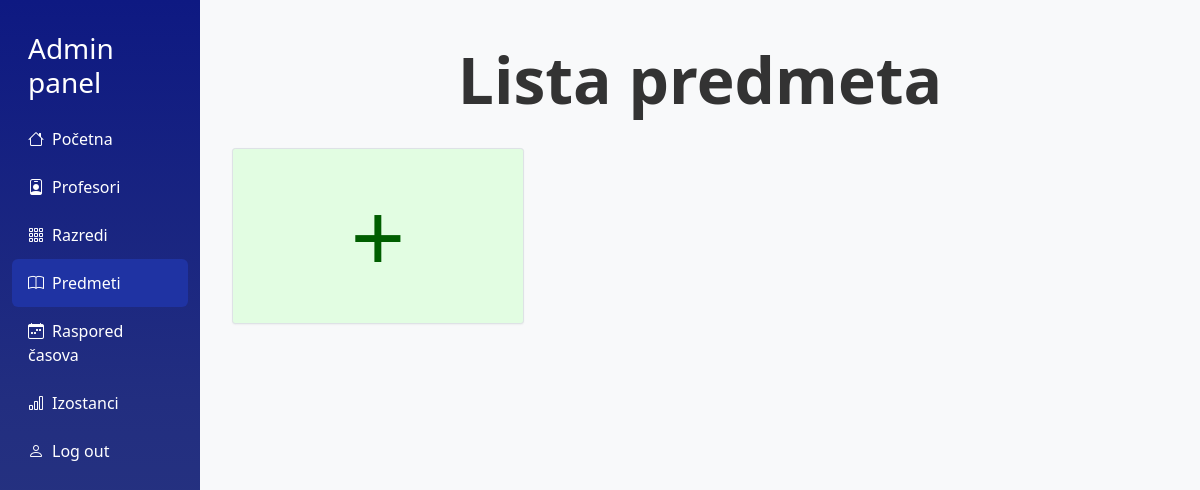
/admin/prikazipredmete.php (signed in), run on an earlier commit of the app's database.
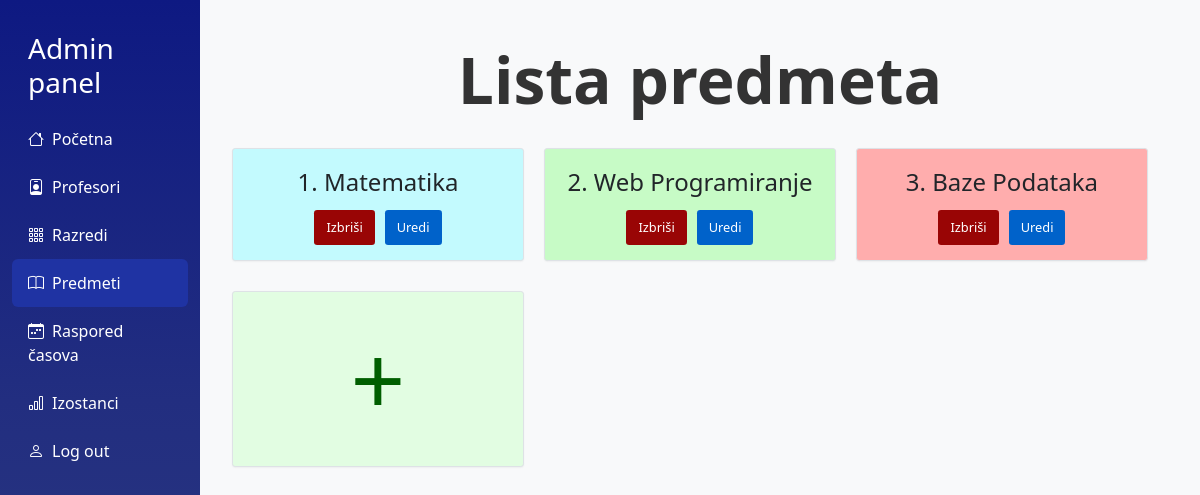
And on a later commit of the database.
### tables this page shows
CREATE TABLE `predmet` (
  `predmet_id` int(11) NOT NULL,
  `ime_predmeta` varchar(75) DEFAULT NULL,
  `boja` varchar(10) DEFAULT NULL
);

### admin/prikazipredmete.php (the view, shortened to what this page needs)
<?php
    require_once("../includes/admincheck.php");
?>
<!DOCTYPE html>
<html lang="sr">
<head>
    <link href="https://cdn.jsdelivr.net/npm/bootstrap@5.3.3/dist/css/bootstrap.min.css" rel="stylesheet">
    <link href="https://cdn.jsdelivr.net/npm/bootstrap-icons/font/bootstrap-icons.css" rel="stylesheet">
    <link rel="stylesheet" href="../css/dashboard.css">
    <link rel="stylesheet" href="../css/kartica.css">
</head>
<body>
    <div class="container-fluid">
        <div class="row">
            <nav class="col-md-2 sidebar">
                <h5 class="px-3 fs-3 my-3">Admin panel</h5>
                <a href="dashboard.php"><i class="bi bi-house me-2"></i>Početna</a>
                <a href="prikaziprofesore.php"><i class="bi bi-person-badge me-2"></i>Profesori</a>
                <div class="dropdown-container">
                    <a href="#"><i class="bi bi-grid-3x3-gap me-2"></i>Razredi</a>
                </div>
                <a href="prikazipredmete.php" class="active"><i class="bi bi-book me-2"></i>Predmeti</a>
                <a href="#"><i class="bi bi-calendar-week me-2"></i>Raspored časova</a>
                <a href="#"><i class="bi bi-bar-chart me-2"></i>Izostanci</a>
                <a href="../logout.php"><i class="bi bi-person me-2"></i>Log out</a>
            </nav>
            <main class="col-md-10 content">
                <div class="naziv-razreda">Lista predmeta</div>
                <div class="ucenici-grid mt-3">
                    <?php
                        $qPredmeti = $conn->prepare('SELECT * FROM predmet');
                        $qPredmeti->execute();
                        $predmeti = $qPredmeti->fetchAll(PDO::FETCH_ASSOC);
                        if(!empty($predmeti)){
                            foreach($predmeti as $predmet)
                            {
                                echo '
                                <div class="kartica-predmet" style="background-color:'.$predmet['boja'].'">
                                    <div class="ime-prezime-ucenik">
                                    '.$predmet['predmet_id'].'. '.$predmet['ime_predmeta'].'
                                    </div>';
                                echo '
                                <div class="gumbi-ucenik">
                                    <a class="gumb-izbrisi-ucenik" style="text-decoration: none;" href="obrisipredmet.php?id='.$predmet['predmet_id'].'">Izbriši</a>
                                    <a class="gumb-uredi-ucenik" style="text-decoration: none;" href="editpredmet.php?id='.$predmet['predmet_id'].'">Uredi</a>
                                    </div>
                                </div>';
                            }
                        }
                    ?>
                    <div class="kartica-predmet dodaj">
                        <a href="dodajpredmet.php"class="dodaj">+</a>
                    </div>
                </div>
            </main>
        </div>
    </div>
</body>

What changed in the data, as far as the page shows it:
added predmet: predmet_id "1", ime_predmeta "Matematika"
added predmet: predmet_id "2", ime_predmeta "Web Programiranje"
added predmet: predmet_id "3", ime_predmeta "Baze Podataka"
